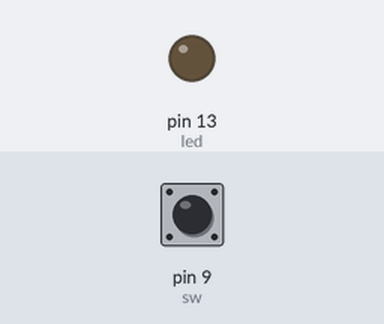
The sketch below on a simulated Arduino Uno, built with avr-gcc and run on an emulated ATmega328P. Parts: output pins drawn as LEDs (lit = HIGH). The test bench sets the inputs (shaded band); at power-on: pin 9 (sw) HIGH.

Above: at 1.2 s.
1.3 s: pin 9 (sw) pulled LOW for 0.15 s
At 1.37 s:
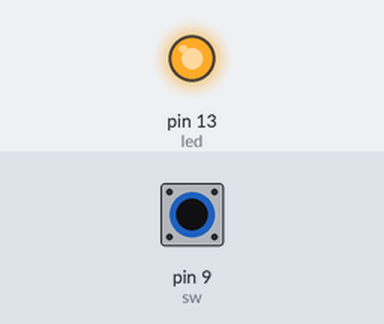
2.9 s: pin 9 (sw) pulled LOW for 3.2 s
At 6.5 s:
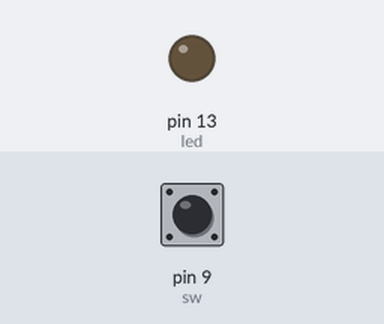
Timing chart, 0 to 8.0 s (numbered marks = the images above; inputs shaded):
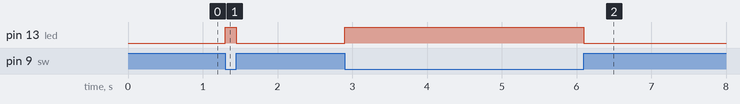

Measured:
- after the input at 1.3 s, pin 13 (led): LOW → HIGH at once, → LOW 0.15 s later
- after the input at 2.9 s, pin 13 (led): LOW → HIGH at once, → LOW 3.2 s later

The sketch:

BUTTON.ino
```cpp
const int led=13,sw=9;

boolean flag=HIGH;

void setup() {
pinMode(led,OUTPUT);
pinMode(sw, INPUT);
}

void loop() {

flag=digitalRead(sw);

  while(!flag)
  {
    digitalWrite(led,HIGH);
///    delay(1000);
flag=digitalRead(sw);
  }

//  else
    digitalWrite(led,LOW);

  // put your main code here, to run repeatedly:

}
```
